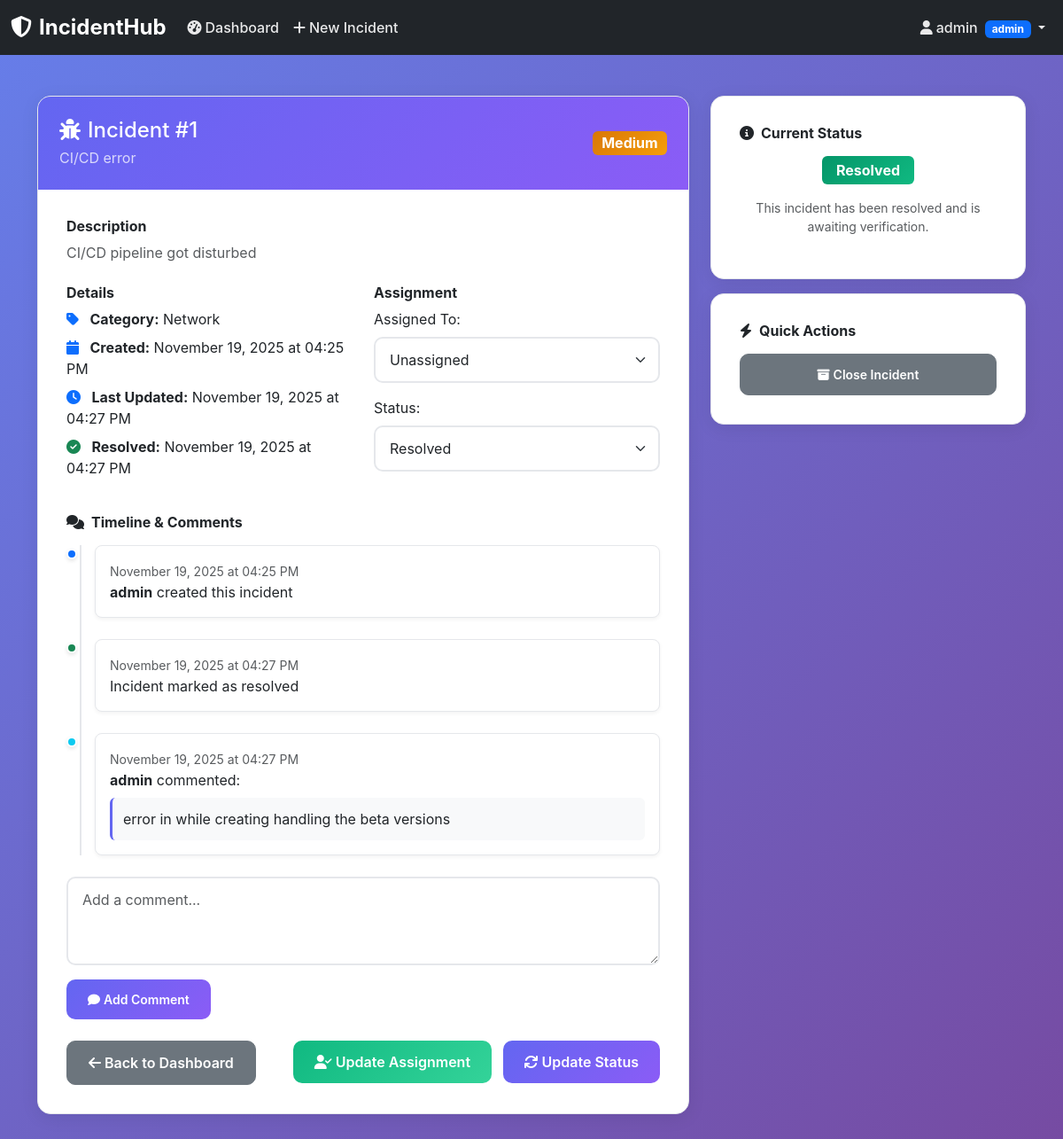
/incident/1 (signed in), run on the app's committed database.
### app.py (models this page shows, shortened)
class Incident(db.Model):
    id = db.Column(db.Integer, primary_key=True)
    title = db.Column(db.String(200), nullable=False)
    description = db.Column(db.Text, nullable=False)
    priority = db.Column(db.String(20), nullable=False)  # low, medium, high, critical
    severity = db.Column(db.String(20), nullable=False)  # low, medium, high, critical
    status = db.Column(db.String(20), nullable=False, default='open')  # open, in_progress, resolved, closed
    category = db.Column(db.String(50), nullable=False)
    created_by = db.Column(db.Integer, db.ForeignKey('user.id'), nullable=False)
    assigned_to = db.Column(db.Integer, db.ForeignKey('user.id'))
    created_at = db.Column(db.DateTime, default=datetime.utcnow)
    updated_at = db.Column(db.DateTime, default=datetime.utcnow, onupdate=datetime.utcnow)
    resolved_at = db.Column(db.DateTime)
    is_deleted = db.Column(db.Boolean, default=False)
    creator = db.relationship('User', foreign_keys=[created_by], backref='created_incidents')
    assignee = db.relationship('User', foreign_keys=[assigned_to], backref='assigned_incidents')

class User(db.Model):
    id = db.Column(db.Integer, primary_key=True)
    username = db.Column(db.String(80), unique=True, nullable=False)
    email = db.Column(db.String(120), unique=True, nullable=False)
    role = db.Column(db.String(20), nullable=False, default='reporter')  # admin, manager, engineer, reporter
    password_hash = db.Column(db.String(255), nullable=False)
    created_at = db.Column(db.DateTime, default=datetime.utcnow)
    is_active = db.Column(db.Boolean, default=True)

class Comment(db.Model):
    id = db.Column(db.Integer, primary_key=True)
    incident_id = db.Column(db.Integer, db.ForeignKey('incident.id'), nullable=False)
    user_id = db.Column(db.Integer, db.ForeignKey('user.id'), nullable=False)
    content = db.Column(db.Text, nullable=False)
    created_at = db.Column(db.DateTime, default=datetime.utcnow)
    incident = db.relationship('Incident', backref='comments')
    user = db.relationship('User', backref='comments')

### app.py (the view)
@app.route('/incident/<int:id>')
@login_required
def view_incident(id):
    incident = Incident.query.filter_by(id=id, is_deleted=False).first_or_404()
    user = User.query.get(session['user_id'])
    if user.role == 'reporter' and incident.created_by != user.id:
        flash('Permission denied', 'error')
        return redirect(url_for('dashboard'))
    elif user.role == 'engineer' and incident.assigned_to != user.id and incident.created_by != user.id:
        flash('Permission denied', 'error')
        return redirect(url_for('dashboard'))
    users = User.query.filter_by(is_active=True).all()
    comments = Comment.query.filter_by(incident_id=id).order_by(Comment.created_at.asc()).all()
    return render_template('incident_detail.html', incident=incident, users=users, comments=comments)

### templates/incident_detail.html (shortened to what this page needs)
{% extends "base.html" %}
{% block content %}
<div class="container">
    <div class="row">
        <div class="col-lg-8">
            <div class="content-card fade-in-up">
                <div class="content-header">
                    <div class="d-flex justify-content-between align-items-center">
                        <div>
                            <h4 class="mb-1">
                                <i class="fas fa-bug me-2"></i>Incident #{{ incident.id }}
                            </h4>
                            <p class="mb-0 opacity-75">{{ incident.title }}</p>
                        </div>
                        <span class="badge severity-{{ incident.severity }} fs-6">
                            {{ incident.severity.title() }}
                        </span>
                    </div>
                </div>
                <div class="content-body">
                    <div class="mb-4">
                        <h6 class="fw-bold mb-2">Description</h6>
                        <p class="text-muted">{{ incident.description }}</p>
                    </div>
                    <div class="row mb-4">
                        <div class="col-md-6">
                            <h6 class="fw-bold mb-2">Details</h6>
                            <ul class="list-unstyled">
                                <li class="mb-2">
                                    <i class="fas fa-tag me-2 text-primary"></i>
                                    <strong>Category:</strong> {{ incident.category.title() }}
                                </li>
                                <li class="mb-2">
                                    <i class="fas fa-calendar me-2 text-primary"></i>
                                    <strong>Created:</strong> {{ incident.created_at.strftime('%B %d, %Y at %I:%M %p') }}
                                </li>
                                <li class="mb-2">
                                    <i class="fas fa-clock me-2 text-primary"></i>
                                    <strong>Last Updated:</strong> {{ incident.updated_at.strftime('%B %d, %Y at %I:%M %p') }}
                                </li>
                                {% if incident.resolved_at %}
                                <li class="mb-2">
                                    <i class="fas fa-check-circle me-2 text-success"></i>
                                    <strong>Resolved:</strong> {{ incident.resolved_at.strftime('%B %d, %Y at %I:%M %p') }}
                                </li>
                                {% endif %}
                            </ul>
                        </div>
                        <div class="col-md-6">
                            <h6 class="fw-bold mb-2">Assignment</h6>
                            <div class="mb-3">
                                <label class="form-label">Assigned To:</label>
                                <select class="form-select" id="assignSelect">
                                    <option value="">Unassigned</option>
                                </select>
                            </div>
                            <div class="mb-3">
                                <label class="form-label">Status:</label>
                                <select class="form-select" id="statusSelect">
                                    <option value="resolved" {% if incident.status == 'resolved' %}selected{% endif %}>Resolved</option>
                                </select>
                            </div>
                        </div>
                    </div>
                    <div class="mb-4">
                        <h6 class="fw-bold mb-3">
                            <i class="fas fa-comments me-2"></i>Timeline & Comments
                        </h6>
                        <div class="timeline mb-4">
                            <div class="timeline-item">
                                <div class="timeline-marker bg-primary"></div>
                                <div class="timeline-content">
                                    <small class="text-muted">{{ incident.created_at.strftime('%B %d, %Y at %I:%M %p') }}</small>
                                    <p class="mb-0"><strong>{{ incident.creator.username }}</strong> created this incident</p>
                                </div>
                            </div>
                            {% if incident.resolved_at %}
                            <div class="timeline-item">
                                <div class="timeline-marker bg-success"></div>
                                <div class="timeline-content">
                                    <small class="text-muted">{{ incident.resolved_at.strftime('%B %d, %Y at %I:%M %p') }}</small>
                                    <p class="mb-0">Incident marked as resolved</p>
                                </div>
                            </div>
                            {% endif %}
                            {% for comment in comments %}
                            <div class="timeline-item">
                                <div class="timeline-marker bg-info"></div>
                                <div class="timeline-content">
                                    <small class="text-muted">{{ comment.created_at.strftime('%B %d, %Y at %I:%M %p') }}</small>
                                    <p class="mb-1"><strong>{{ comment.user.username }}</strong> commented:</p>
                                    <div class="comment-content">{{ comment.content }}</div>
                                </div>
                            </div>
                            {% endfor %}
                        </div>
                        <form method="POST" action="{{ url_for('add_comment', id=incident.id) }}" class="mt-3">
                            <div class="mb-3">
                                <textarea class="form-control" name="content" rows="3" placeholder="Add a comment..." required></textarea>
                            </div>
                            <button type="submit" class="btn btn-primary btn-sm">
                                <i class="fas fa-comment me-1"></i>Add Comment
                            </button>
                        </form>
                    </div>
                    <div class="d-flex justify-content-between">
                        <a href="{{ url_for('dashboard') }}" class="btn btn-secondary">
                            <i class="fas fa-arrow-left me-1"></i>Back to Dashboard
                        </a>
                        <div>
                            {% if session.role in ['admin', 'manager'] %}
                            <button class="btn btn-success me-2" onclick="updateAssignment()">
                                <i class="fas fa-user-check me-1"></i>Update Assignment
                            </button>
                            {% endif %}
                            {% if session.role in ['admin', 'manager', 'engineer'] %}
                            <button class="btn btn-primary" onclick="updateStatus()">
                                <i class="fas fa-sync me-1"></i>Update Status
                            </button>
                            {% endif %}
                        </div>
                    </div>
                </div>
            </div>
        </div>
        <div class="col-lg-4">
            <div class="content-card fade-in-up" style="animation-delay: 0.1s">
                <div class="content-body">
                    <h6 class="fw-bold mb-3">
                        <i class="fas fa-info-circle me-2"></i>Current Status
                    </h6>
                    <div class="text-center">
                        <div class="mb-3">
                            <span class="badge status-{{ incident.status }} fs-6 px-3 py-2">
                                {{ incident.status.replace('_', ' ').title() }}
                            </span>
                        </div>
                        {% if incident.status == 'open' %}
                        <p class="text-muted small">This incident is waiting to be assigned and worked on.</p>
                        {% elif incident.status == 'in_progress' %}
                        <p class="text-muted small">This incident is currently being investigated and resolved.</p>
                        {% elif incident.status == 'resolved' %}
                        <p class="text-muted small">This incident has been resolved and is awaiting verification.</p>
                        {% elif incident.status == 'closed' %}
                        <p class="text-muted small">This incident has been closed and is considered complete.</p>
                        {% endif %}
                    </div>
                </div>
            </div>
            <div class="content-card mt-3 fade-in-up" style="animation-delay: 0.2s">
                <div class="content-body">
                    <h6 class="fw-bold mb-3">
                        <i class="fas fa-bolt me-2"></i>Quick Actions
                    </h6>
                    <div class="d-grid gap-2">
                        {% if incident.status == 'resolved' %}
                        <button class="btn btn-secondary btn-sm" onclick="quickStatusUpdate('closed')">
                            <i class="fas fa-archive me-1"></i>Close Incident
                        </button>
                        {% endif %}
                    </div>
                </div>
            </div>
        </div>
    </div>
</div>
{% endblock %}

### templates/base.html (shortened to what this page needs)
<!DOCTYPE html>
<html lang="en">
<head>
    <link href="https://cdn.jsdelivr.net/npm/bootstrap@5.3.0/dist/css/bootstrap.min.css" rel="stylesheet">
    <link href="https://cdnjs.cloudflare.com/ajax/libs/font-awesome/6.4.0/css/all.min.css" rel="stylesheet">
    <link href="{{ url_for('static', filename='css/style.css') }}" rel="stylesheet">
</head>
<body>
    {% if session.user_id %}
    <nav class="navbar navbar-expand-lg navbar-dark bg-dark fixed-top">
        <div class="container-fluid">
            <a class="navbar-brand fw-bold" href="{{ url_for('dashboard') }}">
                <i class="fas fa-shield-alt me-2"></i>IncidentHub
            </a>
            <div class="collapse navbar-collapse" id="navbarNav">
                <ul class="navbar-nav me-auto">
                    <li class="nav-item">
                        <a class="nav-link" href="{{ url_for('dashboard') }}">
                            <i class="fas fa-tachometer-alt me-1"></i>Dashboard
                        </a>
                    </li>
                    <li class="nav-item">
                        <a class="nav-link" href="{{ url_for('new_incident') }}">
                            <i class="fas fa-plus me-1"></i>New Incident
                        </a>
                    </li>
                </ul>
                <ul class="navbar-nav">
                    <li class="nav-item dropdown">
                        <a class="nav-link dropdown-toggle" href="#" role="button" data-bs-toggle="dropdown">
                            <i class="fas fa-user me-1"></i>{{ session.username }}
                            <span class="badge bg-primary ms-1">{{ session.role }}</span>
                        </a>
                    </li>
                </ul>
            </div>
        </div>
    </nav>
    {% endif %}
    <main class="{% if session.user_id %}main-content{% endif %}">
        {% block content %}{% endblock %}
    </main>
</body>
</html>

### data on the page
Incident: id "1", title "CI/CD error", severity "Medium", description "CI/CD pipeline got disturbed", category "Network", created_at "November 19, 2025 at 04:25 PM", updated_at "November 19, 2025 at 04:27 PM", resolved_at "November 19, 2025 at 04:27 PM", status "Resolved", status.replace "Resolved"
User: creator.username "admin"
Comment: created_at "November 19, 2025 at 04:27 PM", user.username "admin", content "error in while creating handling the beta versions"

### other printed values
{{ session.username }} "admin"
{{ session.role }} "admin"
